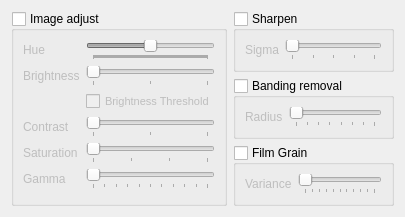
  <widget class="QWidget" name="tab">
   <attribute name="title">
    <string>Essential</string>
   </attribute>
   <layout class="QGridLayout" name="gridLayout_8">
    <item row="0" column="0" rowspan="3">
     <widget class="QGroupBox" name="adjustEnable">
      <property name="enabled">
       <bool>true</bool>
      </property>
      <property name="title">
       <string>Image adjust</string>
      </property>
      <property name="checkable">
       <bool>true</bool>
      </property>
      <property name="checked">
       <bool>false</bool>
      </property>
      <layout class="QGridLayout" name="gridLayout_6">
       <item row="0" column="0">
        <widget class="QLabel" name="label">
         <property name="text">
          <string>Hue</string>
         </property>
         <property name="buddy">
          <cstring>hueSlider</cstring>
         </property>
        </widget>
       </item>
       <item row="0" column="1">
        <widget class="QSlider" name="hueSlider">
         <property name="minimum">
          <number>-180</number>
         </property>
         <property name="maximum">
          <number>180</number>
         </property>
         <property name="orientation">
          <enum>Qt::Horizontal</enum>
         </property>
         <property name="tickPosition">
          <enum>QSlider::TicksBelow</enum>
         </property>
         <property name="tickInterval">
          <number>1</number>
         </property>
        </widget>
       </item>
       <item row="1" column="0">
        <widget class="QLabel" name="label_3">
         <property name="text">
          <string>Brightness</string>
         </property>
         <property name="buddy">
          <cstring>brightnessSlider</cstring>
         </property>
        </widget>
       </item>
       <item row="1" column="1">
        <widget class="QSlider" name="brightnessSlider">
         <property name="maximum">
          <number>200</number>
         </property>
         <property name="orientation">
          <enum>Qt::Horizontal</enum>
         </property>
         <property name="tickPosition">
          <enum>QSlider::TicksBelow</enum>
         </property>
         <property name="tickInterval">
          <number>100</number>
         </property>
        </widget>
       </item>
       <item row="2" column="1">
        <widget class="QCheckBox" name="brightnessThresholdCheck">
         <property name="font">
          <font>
           <pointsize>8</pointsize>
          </font>
         </property>
         <property name="text">
          <string>Brightness Threshold</string>
         </property>
        </widget>
       </item>
       <item row="3" column="0">
        <widget class="QLabel" name="label_2">
         <property name="text">
          <string>Contrast</string>
         </property>
         <property name="buddy">
          <cstring>contrastSlider</cstring>
         </property>
        </widget>
       </item>
       <item row="3" column="1">
        <widget class="QSlider" name="contrastSlider">
         <property name="maximum">
          <number>200</number>
         </property>
         <property name="orientation">
          <enum>Qt::Horizontal</enum>
         </property>
         <property name="tickPosition">
          <enum>QSlider::TicksBelow</enum>
         </property>
         <property name="tickInterval">
          <number>100</number>
         </property>
        </widget>
       </item>
       <item row="4" column="0">
        <widget class="QLabel" name="label_4">
         <property name="text">
          <string>Saturation</string>
         </property>
         <property name="buddy">
          <cstring>saturationSlider</cstring>
         </property>
        </widget>
       </item>
       <item row="4" column="1">
        <widget class="QSlider" name="saturationSlider">
         <property name="maximum">
          <number>300</number>
         </property>
         <property name="orientation">
          <enum>Qt::Horizontal</enum>
         </property>
         <property name="tickPosition">
          <enum>QSlider::TicksBelow</enum>
         </property>
         <property name="tickInterval">
          <number>100</number>
         </property>
        </widget>
       </item>
       <item row="5" column="0">
        <widget class="QLabel" name="label_5">
         <property name="text">
          <string>Gamma</string>
         </property>
         <property name="buddy">
          <cstring>gammaSlider</cstring>
         </property>
        </widget>
       </item>
       <item row="5" column="1">
        <widget class="QSlider" name="gammaSlider">
         <property name="maximum">
          <number>1000</number>
         </property>
         <property name="orientation">
          <enum>Qt::Horizontal</enum>
         </property>
         <property name="tickPosition">
          <enum>QSlider::TicksBelow</enum>
         </property>
         <property name="tickInterval">
          <number>100</number>
         </property>
        </widget>
       </item>
      </layout>
     </widget>
    </item>
    <item row="0" column="1">
     <widget class="QGroupBox" name="sharpenEnable">
      <property name="title">
       <string>Sharpen</string>
      </property>
      <property name="checkable">
       <bool>true</bool>
      </property>
      <property name="checked">
       <bool>false</bool>
      </property>
      <layout class="QGridLayout">
       <item row="0" column="0">
        <widget class="QLabel" name="label_29">
         <property name="text">
          <string>Sigma</string>
         </property>
         <property name="buddy">
          <cstring>sharpenSigmaSlider</cstring>
         </property>
        </widget>
       </item>
       <item row="0" column="1">
        <widget class="QSlider" name="sharpenSigmaSlider">
         <property name="maximum">
          <number>200</number>
         </property>
         <property name="pageStep">
          <number>10</number>
         </property>
         <property name="orientation">
          <enum>Qt::Horizontal</enum>
         </property>
         <property name="tickPosition">
          <enum>QSlider::TicksBelow</enum>
         </property>
         <property name="tickInterval">
          <number>50</number>
         </property>
        </widget>
       </item>
      </layout>
     </widget>
    </item>
    <item row="1" column="1">
     <widget class="QGroupBox" name="gradfunEnable">
      <property name="title">
       <string>Banding removal</string>
      </property>
      <property name="checkable">
       <bool>true</bool>
      </property>
      <property name="checked">
       <bool>false</bool>
      </property>
      <layout class="QGridLayout" name="gridLayout_2">
       <item row="0" column="0">
        <widget class="QLabel" name="label_32">
         <property name="text">
          <string>Radius</string>
         </property>
         <property name="buddy">
          <cstring>gradfunRadiusSlider</cstring>
         </property>
        </widget>
       </item>
       <item row="0" column="1">
        <widget class="QSlider" name="gradfunRadiusSlider">
         <property name="minimum">
          <number>4</number>
         </property>
         <property name="maximum">
          <number>32</number>
         </property>
         <property name="pageStep">
          <number>4</number>
         </property>
         <property name="orientation">
          <enum>Qt::Horizontal</enum>
         </property>
         <property name="tickPosition">
          <enum>QSlider::TicksBelow</enum>
         </property>
         <property name="tickInterval">
          <number>4</number>
         </property>
        </widget>
       </item>
      </layout>
     </widget>
    </item>
    <item row="2" column="1">
     <widget class="QGroupBox" name="grainEnable">
      <property name="title">
       <string>Film Grain</string>
      </property>
      <property name="checkable">
       <bool>true</bool>
      </property>
      <property name="checked">
       <bool>false</bool>
      </property>
      <layout class="QGridLayout" name="gridLayout_4">
       <item row="0" column="0">
        <widget class="QLabel" name="label_50">
         <property name="text">
          <string>Variance</string>
         </property>
         <property name="buddy">
          <cstring>grainVarianceSlider</cstring>
         </property>
        </widget>
       </item>
       <item row="0" column="1">
        <widget class="QSlider" name="grainVarianceSlider">
         <property name="minimum">
          <number>0</number>
         </property>
         <property name="maximum">
          <number>40</number>
         </property>
         <property name="pageStep">
          <number>4</number>
         </property>
         <property name="orientation">
          <enum>Qt::Horizontal</enum>
         </property>
         <property name="tickPosition">
          <enum>QSlider::TicksBelow</enum>
         </property>
         <property name="tickInterval">
          <number>4</number>
         </property>
        </widget>
       </item>
      </layout>
     </widget>
    </item>
   </layout>
  </widget>
